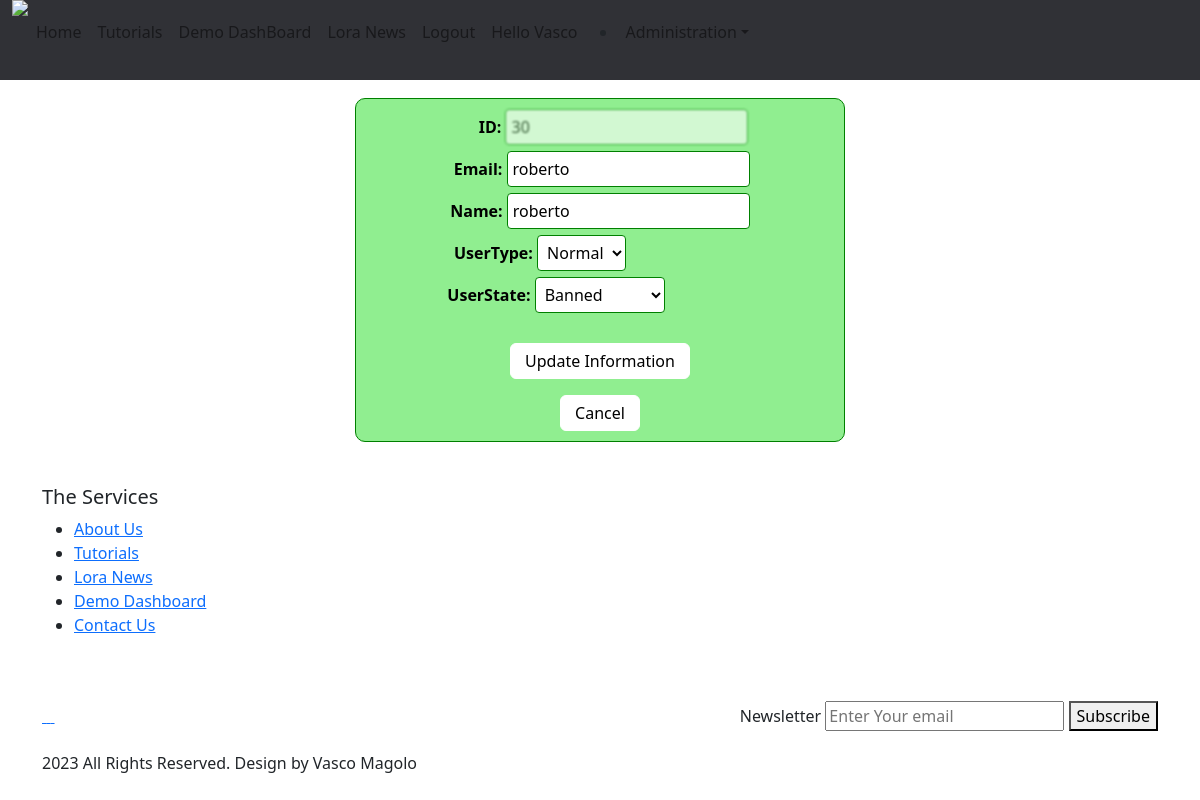
Page /updateU.php?id=30 (signed in) on the committed database.
### tables this page shows
CREATE TABLE `users` (
  `IDuser` int(11) NOT NULL,
  `login` varchar(100) NOT NULL,
  `pass` varchar(100) NOT NULL,
  `nome` varchar(100) NOT NULL,
  `dataRegisto` timestamp NOT NULL DEFAULT current_timestamp() ON UPDATE current_timestamp(),
  `IDtipo` int(11) DEFAULT NULL,
  `IDestado` int(11) NOT NULL
);

### updateU.php (the view, shortened to what this page needs)
<?php
include ('ligaBD.php');
include ('head.php');
include ('nav.php');
$idToEdit = $_GET['id'];
$query = "SELECT IDuser, login, nome, IDtipo, IDestado from users where IDuser = ". $idToEdit;
$result = mysqli_query($ligaBD, $query);
$row = mysqli_fetch_array($result);
?>
<html>
  <head>
  </head>
<body >
    <div class="bodyEditUser" >
        <div class="containerEditUser" style='overflow-x:0;'>
            <form action="updateUser.php" method='Post'>
                <label class="lblEditUser" for="id" style='margin-left:1.7rem;'>ID:</label>
                <input class="inputEditUser" type="text" id="id" name="id" value="<?php echo $idToEdit; ?>" readOnly = "true"style='color:black;'> <br>
                <label class="lblEditUser" for="login"style='margin-left:0.2rem;'>Email:</label>
                <input class="inputEditUser" type="email" id="login" name="login" value="<?php echo $row[1]; ?>"> <br>
                <label class="lblEditUser" for="name">Name:</label>
                <input class="inputEditUser" type="text" id="name" name="name" value="<?php echo $row[2]; ?>"> <br>
                <label class="lblEditUser" for="idtipo" style='margin-left:-7.5rem;'>UserType:</label>
                <select class="selectEditUser" id="idtipo" name="idtipo" <?php if(($idToEdit == $_SESSION['idU']) and ($row[3] == 1)) echo "disabled"; ?> >
                    <option <?php if($row[3] == 3) echo "selected = 'selected'" ?> value="3">Normal</option>
                </select>
                <br>
                <label class="lblEditUser" for="idestado" style='margin-left:-5.5rem;'>UserState:</label>
                <select class="selectEditUser" id="idestado" name="idestado" <?php if(($idToEdit == $_SESSION['idU']) and ($row[3] == 1)) echo "disabled"; ?> > <br>
                    <option <?php if($row[4] == 2) echo "selected = 'selected'" ?> value="2">Banned</option>
                </select>
                <br> <br>
                <button class="btnEditUser" type="submit" onclick=showAlertEdit()>Update Information</button><p></p>
            </form>
            <button class="btnEditUser" onclick="location.href='listausers.php'">Cancel</button>
        </div>
    </div>
</body>
<?php
include ('footer.php');
?>
</html>

### updateU.php (style rules this page uses)
body { background-color:white !important; }
.bodyEditUser { text-align: center; vertical-align: middle; margin: auto; padding: 18px; padding-left: 25px; padding-right: 25px; position: relative; width:25%; top: 0; left: 0; bottom: 0; right: 0; }
.containerEditUser { padding: 10px 10px 10px 10px; margin-bottom: 10px; background-color: lightgreen; border-radius: 10px; border: 1px solid green; overflow-x: auto; text-align: center; color: black; }
.lblEditUser { font-weight: bold; color: black; }
.inputEditUser { border: 1px solid green; background-color: white; border-radius: 4px; color: black; padding: 5px; margin-bottom: 6px; }
.inputEditUser:read-only { filter: blur(0.8px); opacity: 60%; color: white; }
.selectEditUser { border: 1px solid green; background-color: white; border-radius: 4px; color: black; padding: 5px; margin-bottom: 6px; }
.btnEditUser { border: 1px solid white; background-color: white; color: black; padding-top: 5px; padding-bottom: 5px; padding-left: 14px; padding-right: 14px; border-radius: 6px; }
@media only screen and (max-width:3000px) { .bodyEditUser { width:25%; } }
@media only screen and (max-width:1600px) { .bodyEditUser { width:30%; } }
@media only screen and (max-width:1400px) { .bodyEditUser { width:35%; } }
@media only screen and (max-width:1200px) { .bodyEditUser { width:45%; } }

### rows in the picture
users: login "roberto", name "roberto", idtipo "Normal", idestado "Banned"

### other values in the picture
$_SESSION['nome'] "Vasco"
